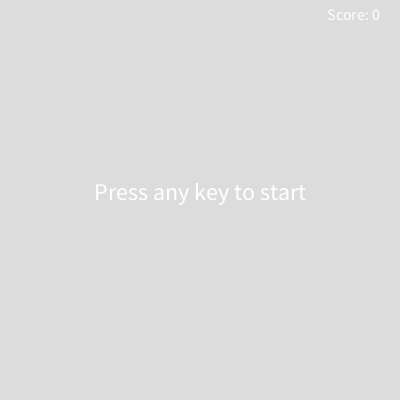
Frame 1 (no input)
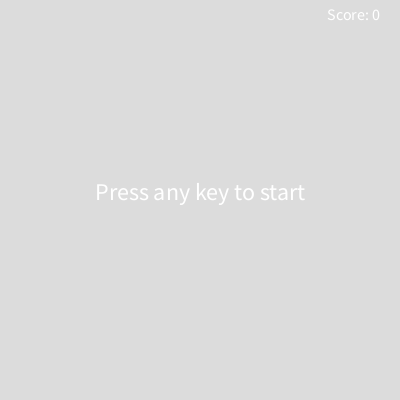
Frame 60 (the mouse pressed at the canvas centre just before this capture)
Frame 120 (the mouse held since frame 60 and released just before this capture): identical to frame 60, image omitted

The Processing sketch that drew these frames (run headless with seeded random() and noise(); from frame 60 on, the mouse is pressed at the canvas centre):

// Processing sketch: final_major_project
// ── final_major_project.pde
// Game Variables
int playerX, playerY;  // Player position
int playerSize = 20;   // Player size
int obstacleX, obstacleY;  // Obstacle position
int obstacleSize = 40;  // Obstacle size
float obstacleSpeed = 3;  // Obstacle speed
boolean isPlaying = false;  // Game state
boolean gameStarted = false;  // Starting menu state
boolean gameOver = false;  // Game over menu state
float difficultyFactor = 0.01;  // Difficulty factor
int score = 0;  // Score
int highScore = 0;  // High score

void setup() {
  size(400, 400);
  playerX = width / 2;
  playerY = height - 50;
  obstacleX = int(random(width));
  obstacleY = 0;
}

void draw() {
  background(220);
  
  if (gameStarted) {
    if (isPlaying) {
      // Update game logic
      if (dist(playerX, playerY, obstacleX, obstacleY) < (playerSize + obstacleSize) / 2) {
        // Game Over
        isPlaying = false;
        gameOver = true;
        // Update high score if current score is higher
        if (score > highScore) {
          highScore = score;
        }
      }
      player();
      obstacle();
      obstacleY += obstacleSpeed;
      obstacleSpeed += difficultyFactor;
      score++;  // Increment score
    } else {
      // Game Over Menu
      if (gameOver) {
        textAlign(CENTER);
        textSize(24);
        text("Game Over", width / 2, height / 2);
        textSize(16);
        text("Score: " + score, width / 2, height / 2 + 30);
        text("High Score: " + highScore, width / 2, height / 2 + 50);
        textSize(14);
        text("Press any key to restart", width / 2, height / 2 + 80);
      }
    }
  } else {
    // Starting Menu
    if (!gameStarted && !gameOver) {
      textAlign(CENTER);
      textSize(24);
      text("Press any key to start", width / 2, height / 2);
    }
  }
  
  // Display score
  textAlign(RIGHT);
  textSize(16);
  text("Score: " + score, width - 20, 20);
}

void keyPressed() {
  if (!isPlaying || key == ' ') {
    // Start or Restart the game
    isPlaying = true;
    gameStarted = true;
    gameOver = false;
    playerX = width / 2;
    playerY = height - 50;
    obstacleX = int(random(width));
    obstacleY = 0;
    obstacleSpeed = 3;
    score = 0;  // Reset score
  }
}

void player() {
  fill(0, 0, 255);
  rectMode(CENTER);
  rect(playerX, playerY, playerSize, playerSize);
  
  // Move player with arrow keys
  if (keyCode == LEFT && playerX > playerSize / 2) {
    playerX -= 5;
  } else if (keyCode == RIGHT && playerX < width - playerSize / 2) {
    playerX += 5;
  }
}

void obstacle() {
  fill(255, 0, 0);
  rectMode(CENTER);
  rect(obstacleX, obstacleY, obstacleSize, obstacleSize);
  
  // Reset obstacle position if it reaches the bottom
  if (obstacleY > height) {
    obstacleX = int(random(width));
    obstacleY = 0;
  }
}
